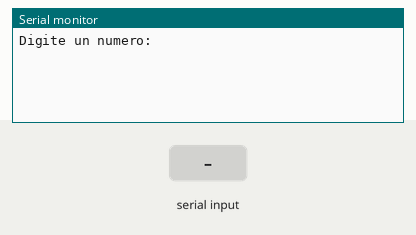
Bench run of a program on a simulated ESP32. Parts: the last lines printed to the serial monitor. The inputs (shaded band) are chosen by the test bench.

Above: at 1.2 s.
1.3 s: "90,45\n" received over Serial
At 2.9 s:
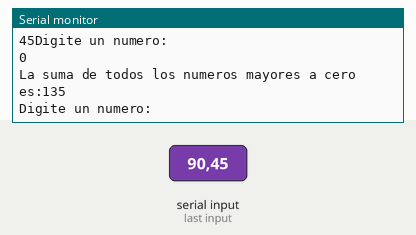
3.8 s: "30,150\n" received over Serial
At 6.1 s:
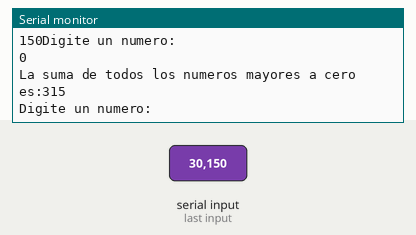

The program:

main.cpp
```cpp
/*5. Escriba un programa que lea valores enteros hasta que se introduzca un
valor en el rango [20-30] o se introduzca el valor 0. El programa debe
entregar la suma de los valores mayores a 0 introducidos.

#include<iostream>
#include<conio.h>

using namespace std;

int main(){
	int numero, suma = 0;

	do{
		cout<<"Digite un numero: ";
		cin>>numero;

		if(numero>0){
			suma += numero;
		}

	}while( ((numero<20) || (numero>30)) && (numero!=0) );

	cout<<"\nLa suma de todos los numeros mayores a cero es: "<<suma<<endl;

	getch();
	return 0;
}

*/

#include <Arduino.h>

int numero, suma = 0;

void setup()
{
  	Serial.begin(9600);
}

void loop()
{
	do{
		Serial.println("Digite un numero: "); while(!Serial.available()){} numero = Serial.parseInt();
		Serial.print(String(numero));

		if(numero>0){
			suma += numero;
		}

	}while( ((numero<20) || (numero>30)) && (numero!=0) );

	Serial.println("\nLa suma de todos los numeros mayores a cero es:" + String(suma));


}
```

Measured:
- after the input at 1.3 s, the serial monitor: prints a new line at once (image 1)
- after the input at 3.8 s, the serial monitor: prints a new line at once (image 2)
